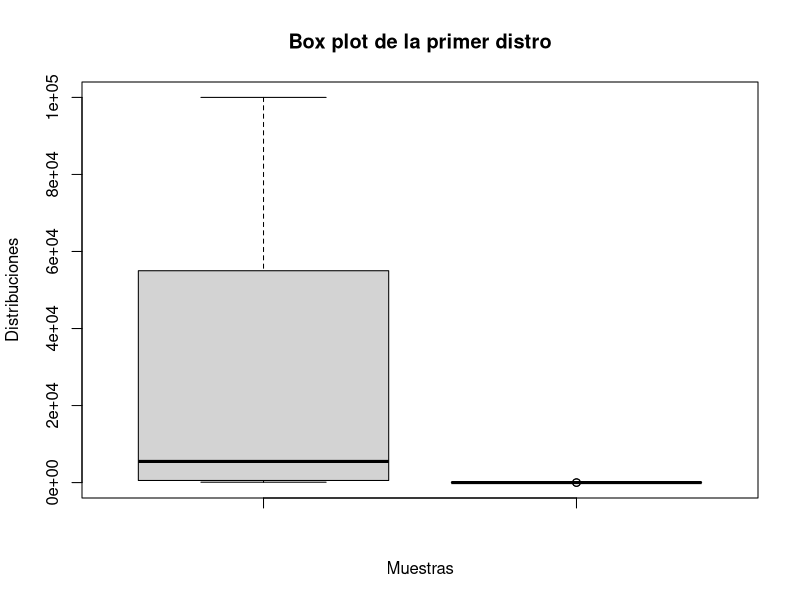

This figure's R source: (Note: this script raises an error after producing the figure.)
#Distro binomial
#p=0.15 q=0.85 n = 10^2, 10^3, 10^4 y 10^5
help(pbinom)
valores = c(0,1:10)
valoresN <-c(10^2, 10^3, 10^4, 10^5)
#Lo mismo pero con un vector
miDistro <-pbinom(valores,valoresN,0.25) #Esto suma todas, si de deshace el vector, se puede calcular las puntuales
miDistroEmpirica1 = ecdf(rbinom(50,10^2,0.25))
miDistroEmpirica2 = ecdf(rbinom(50,10^5,0.25)) #Binomial con muestra de tam 50
#ecdf muestra de distribucion acumulada empirica
#a) Presentar en un mismo grafico los 4 boxplot (diagrama de cajas) de las muestras generadas.
boxplot(valoresN, miDistro, xlab = "Muestras",
        ylab = "Distribuciones", main = "Box plot de la primer distro")
#b) Calcular los valores empiricos de la esperanza y de la varianza de cada una de las 4 muestras, y
#compararlos con los valores teoricos correspondientes.
var(miDistro) #Varianza es el cuadrado de la desviaci?n estandar
mean(miDistro) #Desviaci?n estandar
var(miDistroEmpirica) #Varianza empirica es el cuadrado de la desviaci?n estandar
sd(miDistroEmpirica) #Desviaci?n estandar empirica
#c) Presentar en un mismo gr?afico la funci?on de distribuci?on te?orica de la Distribucion 1 y la funcion
#de distribucion empirica de la muestra para n = 102 Hacer otro grafico similar para n = 105
b = stepfun(c(1:10),miDistro)
plot(b,verticals=FALSE)
plot(miDistroEmpirica1,add=T)
plot(miDistroEmpirica2,add=T)


#M?ximo 8
pbinom(8,10,0.15)
#Lo mismo pero con un vector
x<-c(0:8)
sum(dbinom(x,10,0.15))
#M?s de 3 P=(x>3)=1-P(x<=3)
1-pbinom(3,10,0.15)
#Graficar

x<-c(0:10)
y<-dbinom(x,10,0.15)
boxplot(x,y)


# EJ 1
# distribución binoamial binomial (30 ,  0.15)
# n = 10 ^ (2 al 5)
# rbinom(
#       n,     Número de observaciones aleatorias a ser generadas
#       size,  Número de ensayos (> = 0)
#       prob)  La probabilidad de éxito en cada ensayo
a = rbinom(10^2,30, 0.15)
b = rbinom(10^3,30, 0.15)
c = rbinom(10^4,30, 0.15)
d = rbinom(10^5,30, 0.15)

randomValues <- c(a,b,c,d)

data <- data.frame(values =randomValues,
                   group = c("10^2","10^3","10^4","10^5"))

boxplot(values ~ group,
        data, 
        col = c("pink",
                "beige", 
                "lightblue", 
                "lightgreen"),
        main = "Distribución binomial",
        xlab = "Muestras",
        ylab = "Valor variable aleatoria",
        yaxt='n')
axis(2, at=seq(0, 30, 1),las=2)


# Esperanza Empírica
espA = mean(a)
espB = mean(b)
espC = mean(c)
espD = mean(d)

# Esperanza Teorica
espT = 30*0.15

# Varianza Empirica
varA = var(a)
varB = var(b)
varC = var(c)
varD = var(d)

# Varianza Teorica
varT = 30*0.15*0.85

# Función de distribución acumulada empirica
distA = ecdf(a)
distD = ecdf(d)

# Función de distribución teórica y empirica
plot(stepfun(c(1:10),pbinom(c(0,1:10),30,0.15)), 
     main = "Función de distribución acumulada", 
     xlab = "k",
     ylab = "F(k)",
     col="red")
lines(distA, col="springgreen4")
legend("bottomright", 
       legend = c("Distribución Acumulada Empírica",
                  "Distribución Acumulada Teórica"),
       lty = 1, col = c("red","springgreen4"), lwd = 2, box.lty =1)

plot(stepfun(c(1:10),pbinom(c(0,1:10),30,0.15)), 
     main = "Función de distribución acumulada", 
     xlab = "k",
     ylab = "F(k)",
     col="red")
lines(distD, col="blue")
legend("bottomright", 
       legend = c("Distribución Acumulada Empírica",
                  "Distribución Acumulada Teórica"),
       lty = 1, col = c("blue","red"), lwd = 2, box.lty =1)


# Grid of X-axis values
x <- 1:80

# size = 80, prob = 0.2
plot(dbinom(x, size = 80, prob = 0.2), type = "h", lwd = 2,
     main = "Binomial probability function",
     ylab = "P(X = x)", xlab = "Number of successes")

# size = 80, prob = 0.3
lines(dbinom(x, size = 80, prob = 0.3), type = "h",
      lwd = 2, col = rgb(1,0,0, 0.7))

# Add a legend
legend("topright", legend = c("80  0.2", "80  0.3"),
       title = "size  prob", title.adj = 0.95,
       lty = 1, col = 1:3, lwd = 2, box.lty = 0)


